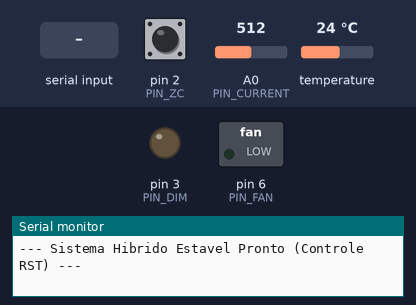
Recording of a sketch running on a simulated Arduino Leonardo, built with avr-gcc and run on an emulated ATmega32U4. On the bench: switched loads named in the sketch (green lamp = pin HIGH), output pins drawn as LEDs (lit = HIGH), the last lines printed to the serial monitor. The test bench sets the inputs (shaded band); at power-on: temperature 24 °C, pin 2 (PIN_ZC) HIGH, A0 (PIN_CURRENT) = 512.

Above: at 1.5 s.
1.6 s: "/play  45\n" received over Serial
At 4.3 s:
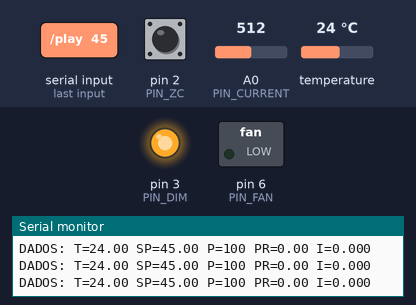
5.1 s: "/stop\n" received over the second serial link
At 5.5 s:
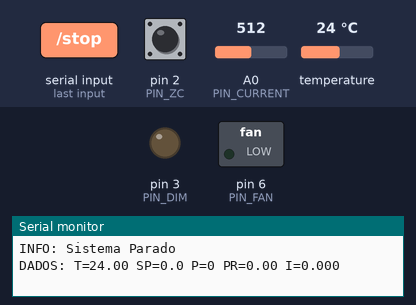
6.6 s: "/play  45\n" received over the second serial link
At 9.3 s:
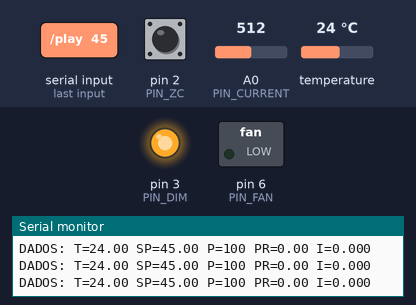
11.6 s: temperature set to 29.5 °C
13.8 s: temperature set to 30.6 °C
Timing chart, 0 to 16.3 s (numbered marks = the images above; inputs shaded):
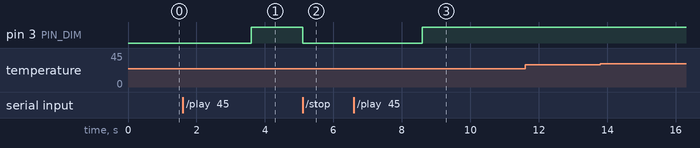

Measured:
- after the input at 1.6 s, pin 3 (PIN_DIM): LOW → HIGH after 2.0 s
- after the input at 5.1 s, pin 3 (PIN_DIM): HIGH → LOW at once
- after the input at 6.6 s, pin 3 (PIN_DIM): LOW → HIGH after 2.0 s

The sketch:

mega_bt_termico_controle_v1.ino
```cpp
/*
  SISTEMA MODULAR - ARQUITETURA HÍBRIDA ESTÁVEL (OMNICANAL + DSP)
  Versão: Controle RST - Malha Fechada
*/
#include <OneWire.h>
#include <DallasTemperature.h>

#define PIN_ZC 2
#define PIN_DIM 3
#define PIN_FAN 6
#define PIN_DS18B20 8
#define PIN_CURRENT A0

volatile unsigned long lastZC = 0;
volatile int atrasoDimmerAtual = 8200;
volatile int powerAtual = 0;
volatile unsigned long zcCounter = 0;

OneWire oneWire(PIN_DS18B20);
DallasTemperature sensors(&oneWire);


int ensaioTargetPower = 0;
unsigned long ensaioDurationMillis = 0;
unsigned long ensaioStartMillis = 0;
bool ensaioRunning = false;
bool monitorMode = false;
bool staircaseRunning = false;

volatile float setpointTemp = 30.0; //


// Variáveis essenciais para o Bluetooth que faltavam

const byte MASCARA_BUFFER = 64;
char bufferUSB[MASCARA_BUFFER];
char bufferBT[MASCARA_BUFFER];

// Controladores de Tempo

unsigned long lastCurrentTime = 0;
unsigned long lastTempTime = 0;
unsigned long lastTelemetryTime = 0;

void setup() {
  Serial.begin(115200);
  pinMode(PIN_FAN, OUTPUT);
  digitalWrite(PIN_FAN, LOW);

  BT_Init();
  Sensor_Init();
  Dimmer_Init();

  // Inicializa os vetores do controlador RST
  Controle_Init();

  EnviarMensagem("--- Sistema Hibrido Estavel Pronto (Controle RST) ---");
}

void loop() {
  // 1. Amostragem de corrente contínua
  Sensor_AmostraContinua();

  // 2. Cálculo RMS da corrente (250ms)
  if (millis() - lastCurrentTime >= 250) {
    lastCurrentTime = millis();
    Sensor_CalcularRMS();
  }

  // 3. Atualização da Temperatura (800ms)
  if (millis() - lastTempTime >= 800) {
    lastTempTime = millis();
    Sensor_AmostraTemperatura();
  }

  // 4. Execução da Malha de Controle (Respeita o Ts de 2s definido no módulo)
  Controle_Update();

  // 5. Telemetria para a Interface (250ms)
  if (millis() - lastTelemetryTime >= 250) {
    lastTelemetryTime = millis();
    BT_SendTelemetry();
  }

  Ensaio_Update();
  BT_Listen();
}
```

BLUETOOTH.ino
```cpp
// =================================================================
// MÓDULO 5: COMUNICAÇÃO OMNICANAL (USB + HC-06)
// =================================================================

void BT_Init() {
  Serial1.begin(115200);
}

void EnviarMensagem(String msg) {
  Serial.println(msg);
  Serial1.println(msg);
}

// =================================================================
// O PARSER DE COMANDOS (Que estava a faltar!)
// =================================================================
void CMD_Parse(String cmd) {
  cmd.trim();

  if (cmd.startsWith("/play ")) {
    int p1 = cmd.indexOf(' ');
    int p2 = cmd.indexOf(' ', p1 + 1);
    if (p1 != -1 && p2 != -1) {
      int dur = cmd.substring(p1 + 1, p2).toInt();
      float target = cmd.substring(p2 + 1).toFloat();
      Ensaio_Start(dur, target); // Chama a função da Malha Fechada
    }
  }
  else if (cmd.startsWith("/staircase ")) {
    int interval = cmd.substring(11).toInt();
    Staircase_Start(interval);   // Chama a função da Malha Aberta em Degraus
  }
  else if (cmd == "/stop") {
    Ensaio_Stop();
    staircaseRunning = false;
    powerAtual = 0;
    EnviarMensagem("INFO: Sistema Parado");
  }
  else if (cmd.startsWith("/setpoint ")) {
    setpointTemp = cmd.substring(10).toFloat();
    EnviarMensagem("INFO: Novo Setpoint = " + String(setpointTemp) + " C");
  }
  else if (cmd.startsWith("/monitor on")) {
    monitorMode = true;
    EnviarMensagem("INFO: Monitoramento Ativado");
  }
  else if (cmd.startsWith("/monitor off")) {
    monitorMode = false;
    EnviarMensagem("INFO: Monitoramento Desativado");
  }
  else if (cmd.startsWith("/fan ")) {
    int val = cmd.substring(5).toInt();
    analogWrite(PIN_FAN, map(val, 0, 100, 0, 255));
  }
}

// =================================================================
// LEITURA DE DADOS
// =================================================================
void BT_Listen() {
  static byte idxUSB = 0;
  while (Serial.available() > 0) {
    char c = Serial.read();
    if (c != '\n' && c != '\r') {
      bufferUSB[idxUSB++] = c;
      if (idxUSB >= MASCARA_BUFFER) idxUSB = MASCARA_BUFFER - 1;
    } else if (c == '\n') {
      bufferUSB[idxUSB] = '\0';
      idxUSB = 0;
      String cmd = String(bufferUSB);
      if(cmd.length() > 0) CMD_Parse(cmd);
    }
  }

  static byte idxBT = 0;
  while (Serial1.available() > 0) {
    char c = Serial1.read();
    if (c != '\n' && c != '\r') {
      bufferBT[idxBT++] = c;
      if (idxBT >= MASCARA_BUFFER) idxBT = MASCARA_BUFFER - 1;
    } else if (c == '\n') {
      bufferBT[idxBT] = '\0';
      idxBT = 0;
      String cmd = String(bufferBT);
      if(cmd.length() > 0) CMD_Parse(cmd);
    }
  }
}

// =================================================================
// ENVIO DE TELEMETRIA
// =================================================================
void BT_SendTelemetry() {
  static bool lastStateActive = false;
  bool currentStateActive = (ensaioRunning || monitorMode || staircaseRunning);

  if (!currentStateActive) {
    if (lastStateActive) {
      float temp = Sensor_GetTemp();
      if (temp == DEVICE_DISCONNECTED_C) temp = 0.01;
      // Zera o SP (Setpoint) quando o sistema desliga
      String pacote = "DADOS: T=" + String(temp, 2) + " SP=0.0 P=0 PR=0.00 I=0.000";
      EnviarMensagem(pacote);
      lastStateActive = false;
    }
    return;
  }

  lastStateActive = true;

  float temp = Sensor_GetTemp();
  float curr = Sensor_GetCorrente();

  // ====================================================================
  // CÁLCULO DE POTÊNCIA COM RESISTÊNCIA DINÂMICA (EFEITO PTC TUNGSTÊNIO)
  // ====================================================================
  // Varia linearmente de ~164.5 Ohms (frio) até ~171.3 Ohms (quente)
  float r_dinamica = 164.5 + (0.068 * (float)powerAtual);

  // Calcula a Potência Real fiel ao multímetro
  float p_real = r_dinamica * (curr * curr);

  // Trava de segurança: garante potência zero se o atuador estiver desligado
  if (powerAtual == 0) {
    p_real = 0.0;
  }
  // ====================================================================

  // Pega o setpoint real só se estiver na Malha Fechada (RST)
  float send_sp = ensaioRunning ? setpointTemp : 0.0;

  if (temp != DEVICE_DISCONNECTED_C) {
    String pacote = "DADOS: T=" + String(temp, 2) + " SP=" + String(send_sp, 2) + " P=" + String(powerAtual) + " PR=" + String(p_real, 2) + " I=" + String(curr, 3);
    EnviarMensagem(pacote);
  }
  else {
    EnviarMensagem("ERRO: Sensor de Temperatura falhou!");
    String pacote = "DADOS: T=0.01 SP=" + String(send_sp, 2) + " P=" + String(powerAtual) + " PR=" + String(p_real, 2) + " I=" + String(curr, 3);
    EnviarMensagem(pacote);
  }
}
/*
void BT_SendTelemetry() {
  static bool lastStateActive = false;
  bool currentStateActive = (ensaioRunning || monitorMode || staircaseRunning);

  if (!currentStateActive) {
    if (lastStateActive) {
      float temp = Sensor_GetTemp();
      if (temp == DEVICE_DISCONNECTED_C) temp = 0.01;
      // Zera o SP (Setpoint) quando o sistema desliga
      String pacote = "DADOS: T=" + String(temp, 2) + " SP=0.0 P=0 PR=0.00 I=0.000";
      EnviarMensagem(pacote);
      lastStateActive = false;
    }
    return;
  }

  lastStateActive = true;

  float temp = Sensor_GetTemp();
  float curr = Sensor_GetCorrente();

  // Calcula a Potência Real com base na resistência de bancada
  float p_real = 192.0 * (curr * curr);

  // Pega o setpoint real só se estiver na Malha Fechada (RST)
  float send_sp = ensaioRunning ? setpointTemp : 0.0;

  if (temp != DEVICE_DISCONNECTED_C) {
    String pacote = "DADOS: T=" + String(temp, 2) + " SP=" + String(send_sp, 2) + " P=" + String(powerAtual) + " PR=" + String(p_real, 2) + " I=" + String(curr, 3);
    EnviarMensagem(pacote);
  }
  else {
    EnviarMensagem("ERRO: Sensor de Temperatura falhou!");
    String pacote = "DADOS: T=0.01 SP=" + String(send_sp, 2) + " P=" + String(powerAtual) + " PR=" + String(p_real, 2) + " I=" + String(curr, 3);
    EnviarMensagem(pacote);
  }
}
*/
```

controle.ino
```cpp
/*
// =================================================================
// MÓDULO 6: CONTROLADOR DIGITAL RST (ALOCAÇÃO DE POLOS)
// =================================================================

// Pode manter esses valores provisoriamente até ao novo ensaio
volatile float r[4] = {41.5817, -37.5204, 0.0000, 0.0000};
volatile float s[3] = {-1.0000, 0.0000, 0.0000};
volatile float T_gain = 4.0613;

// Memória de Estados (Equação de Diferenças)
volatile float y[4] = {0.0, 0.0, 0.0, 0.0};
volatile float u[4] = {0.0, 0.0, 0.0, 0.0};

unsigned long lastControlTime = 0;
const unsigned long Ts = 1084;              // Tempo de Amostragem (2 segundos)

void Controle_Init() {
  // Inicializa o passado com a temperatura atual para evitar um "chute" (Derivative Kick)
  float tempInicial = Sensor_GetTemp();
  if (tempInicial <= 0 || tempInicial > 120) tempInicial = 25.0; // Proteção

  for(int i = 0; i < 4; i++) {
    y[i] = tempInicial;
    u[i] = 0.0;
  }
}

void Controle_Update() {
  if (!ensaioRunning) {
    lastControlTime = millis();
    return;
  }

  if (millis() - lastControlTime >= Ts) {
    lastControlTime = millis();

    float tempAtual = Sensor_GetTemp();
    if (tempAtual <= 0 || tempAtual > 120) return;

    y[0] = tempAtual;

    u[0] = -(s[0]*u[1] + s[1]*u[2] + s[2]*u[3])
           -(r[0]*y[0] + r[1]*y[1] + r[2]*y[2] + r[3]*y[3])
           + (T_gain * setpointTemp);

    if (u[0] > 100.0) u[0] = 100.0;
    if (u[0] < 0.0)   u[0] = 0.0;

    // ====================================================================
    // A MÁGICA ESTÁ AQUI: Sincroniza a matemática com o Hardware do TRIAC
    // Sem isto, o dimmer dá curtos-circuitos lógicos e derruba o USB.
    // ====================================================================
    Dimmer_SetPower((int)u[0]);

    for(int i = 3; i > 0; i--) {
      u[i] = u[i-1];
      y[i] = y[i-1];
    }
  }
}
*/
// =================================================================
// MÓDULO 6: CONTROLADOR DIGITAL RST (ALOCAÇÃO DE POLOS + VENTOINHA)
// =================================================================

// Pode manter esses valores provisoriamente até ao novo ensaio
volatile float r[4] = {68.6307, -53.4824, 0.0000, 0.0000};
volatile float s[3] = {-1.0000, 0.0000, 0.0000};
volatile float T_gain = 15.1483;

// Memória de Estados (Equação de Diferenças)
volatile float y[4] = {0.0, 0.0, 0.0, 0.0};
volatile float u[4] = {0.0, 0.0, 0.0, 0.0};

unsigned long lastControlTime = 0;
const unsigned long Ts = 2000; // Tempo de Amostragem (2000ms para bater com o MATLAB)

void Controle_Init() {
  // Inicializa o passado com a temperatura atual para evitar um "chute" (Derivative Kick)
  float tempInicial = Sensor_GetTemp();
  if (tempInicial <= 0 || tempInicial > 120) tempInicial = 25.0; // Proteção

  for(int i = 0; i < 4; i++) {
    y[i] = tempInicial;
    u[i] = 0.0;
  }
  analogWrite(PIN_FAN, 0); // Garante que a ventoinha inicia desligada
}

void Controle_Update() {
  if (!ensaioRunning) {
    lastControlTime = millis();
    analogWrite(PIN_FAN, 0);
    return;
  }

  if (millis() - lastControlTime >= Ts) {
    lastControlTime = millis();

    float tempAtual = Sensor_GetTemp();
    if (tempAtual <= 0 || tempAtual > 120) return;

    y[0] = tempAtual;

    // Equação de Diferenças RST Clássica
    u[0] = -(s[0]*u[1] + s[1]*u[2] + s[2]*u[3])
           -(r[0]*y[0] + r[1]*y[1] + r[2]*y[2] + r[3]*y[3])
           + (T_gain * setpointTemp);

    // Anti-Windup e Saturação Lógica
    if (u[0] > 100.0) u[0] = 100.0;
    if (u[0] < 0.0)   u[0] = 0.0;

    // ====================================================================
    // FREIO TÉRMICO COM ANTECIPAÇÃO (MARGEM DE POUSO)
    // ====================================================================
    float erro = setpointTemp - y[0];

    // Só liga a ventoinha se estiver pelo menos 0.6°C ACIMA do alvo
    // Isso garante que ela desliga antes de tocar no Setpoint!
    if (erro <= -0.6) {
      float erro_absoluto = abs(erro);

      // Mapeia o erro de 0.6°C a 3.0°C para o PWM (100 a 255)
      // O valor 100 é um giro bem suave, só para circular o ar
      int fanPWM = map((int)(erro_absoluto * 10), 6, 30, 100, 255);

      fanPWM = constrain(fanPWM, 100, 255);
      analogWrite(PIN_FAN, fanPWM);
    } else {
      // Se a temperatura estiver a 0.5°C ou menos do alvo, desliga totalmente.
      // O sistema agora vai "deslizar" pela inércia até estabilizar no alvo.
      analogWrite(PIN_FAN, 0);
    }
    // ====================================================================

    // Sincroniza a matemática com o Hardware do TRIAC
    Dimmer_SetPower((int)u[0]);

    // Desloca o histórico para preparar o próximo ciclo
    for(int i = 3; i > 0; i--) {
      u[i] = u[i-1];
      y[i] = y[i-1];
    }
  }
}
```

dimmer.ino
```cpp
// =================================================================
// MÓDULO 1: CONTROLO DE POTÊNCIA SÍNCRONO (VERSÃO BLINDADA E ATÓMICA)
// =================================================================

int tabelaDimmer[101];

void Dimmer_CalcularCurva() {
  for (int p = 0; p <= 100; p++) {
    if (p == 0) { tabelaDimmer[0] = 8200; continue; }
    if (p == 100) { tabelaDimmer[100] = 10; continue; }

    int t_min = 10;
    int t_max = 8200;
    int t_ans = 8200;

    for (int i = 0; i < 15; i++) {
      int t_mid = (t_min + t_max) / 2;
      float alpha = (float)t_mid * PI / 8333.33;
      // Equação da potência RMS linearizada
      float pot_calc = 1.0 - (alpha / PI) + (sin(2.0 * alpha) / (2.0 * PI));
      pot_calc *= 100.0;
      if (pot_calc < p) t_max = t_mid;
      else { t_min = t_mid; t_ans = t_mid; }
    }
    tabelaDimmer[p] = t_ans;
  }
}

void zeroCrossInterrupt() {
  unsigned long agora = micros();
  // 1. Filtro Anti-Ruído (Impede disparos falsos)
  if (agora - lastZC < 4000) return;
  lastZC = agora;

  // ==============================================================
  // CÓPIA SEGURA DOS DADOS ANTES DE REATIVAR INTERRUPÇÕES
  // Garante que o valor não muda a meio da execução
  // ==============================================================
  int powerLocal = powerAtual;
  int atrasoLocal = atrasoDimmerAtual;

  // Reativa as interrupções de fundo. Isso permite que a porta
  // Serial receba o Bluetooth sem corromper as letras!
  interrupts();

  // Lógica de acionamento do TRIAC
  if (powerLocal <= 0) { digitalWrite(PIN_DIM, LOW); return; }
  if (powerLocal >= 100) { digitalWrite(PIN_DIM, HIGH); return; }

  delayMicroseconds(atrasoLocal);
  digitalWrite(PIN_DIM, HIGH);
  delayMicroseconds(50);
  digitalWrite(PIN_DIM, LOW);
}

void Dimmer_Init() {
  pinMode(PIN_ZC, INPUT_PULLUP);
  pinMode(PIN_DIM, OUTPUT);
  digitalWrite(PIN_DIM, LOW);
  Dimmer_CalcularCurva();
  attachInterrupt(digitalPinToInterrupt(PIN_ZC), zeroCrossInterrupt, RISING);
}

void Dimmer_SetPower(int pot) {
  int novoPot = constrain(pot, 0, 100);

  if (powerAtual != novoPot) {
    int novoAtraso = tabelaDimmer[novoPot];

    // ==============================================================
    // ZONA CRÍTICA: Desliga interrupções temporariamente para
    // atualizar a memória de 16-bits de forma atómica e segura.
    // ==============================================================
    noInterrupts();
    powerAtual = novoPot;
    atrasoDimmerAtual = novoAtraso;

    // Aplicação imediata de limites para segurança
    if (powerAtual <= 0) digitalWrite(PIN_DIM, LOW);
    else if (powerAtual >= 100) digitalWrite(PIN_DIM, HIGH);

    interrupts(); // Reativa as interrupções (Fim da zona crítica)
  }
}

void Dimmer_Update() {
  // Mantido vazio, o acionamento é 100% guiado por interrupções físicas
}
```

logic.ino
```cpp
// =================================================================
// MÓDULO 4: LÓGICA DE ENSAIOS E DEGRAUS
// =================================================================

unsigned long staircaseInterval = 0;
unsigned long staircaseLastMillis = 0;
int staircaseCurrentPower = 0;
bool staircaseRising = true;

void Ensaio_Update() {
  // 1. Lógica do Loop em Degraus (Malha Aberta)
  if (staircaseRunning) {
    if (millis() - staircaseLastMillis >= staircaseInterval) {
      staircaseLastMillis = millis();

      if (staircaseRising) {
        if (staircaseCurrentPower < 100) {
          staircaseCurrentPower += 10;
        } else {
          staircaseRising = false;
          staircaseCurrentPower -= 10;
        }
      } else {
        staircaseCurrentPower -= 10;
        if (staircaseCurrentPower < 0) {
          staircaseRunning = false;
          staircaseCurrentPower = 0;
          Dimmer_SetPower(0);
          EnviarMensagem("INFO: Ensaio em Degraus Concluido");
          return;
        }
      }
      // O uso do Dimmer_SetPower aqui protege o Arduino do crash do USB
      Dimmer_SetPower(staircaseCurrentPower);
      EnviarMensagem("INFO: Potencia Degrau: " + String(staircaseCurrentPower) + "%");
    }
    return;
  }

  // 2. Lógica da Malha Fechada (RST)
  if (ensaioRunning) {
    // Como você pediu, roda por tempo indeterminado!
    // O controle matemático contínuo é feito na aba 'controle.ino'
  }
}

void Ensaio_Start(int durationSec, float targetTemp) {
  setpointTemp = targetTemp;
  ensaioStartMillis = millis();

  staircaseRunning = false; // Garante que a escada pare se estiver a rodar

  Controle_Init();
  ensaioRunning = true;

  EnviarMensagem("INFO: Malha Fechada Iniciada (Alvo: " + String(targetTemp) + " C - Tempo Indeterminado)");
}

void Ensaio_Stop() {
  ensaioRunning = false;
  staircaseRunning = false;
  Dimmer_SetPower(0); // Força a lâmpada a desligar em segurança
  Controle_Init();
  EnviarMensagem("INFO: Controle Interrompido (Voltando para Manual)");
}

void Staircase_Start(int intervalSec) {
  staircaseInterval = (unsigned long)intervalSec * 1000;
  staircaseCurrentPower = 0;
  staircaseRising = true;
  staircaseLastMillis = millis();

  ensaioRunning = false; // Desliga o controlador RST se estiver ativo
  staircaseRunning = true;

  Dimmer_SetPower(0);
  EnviarMensagem("INFO: Ensaio em Degraus Iniciado (Intervalo: " + String(intervalSec) + "s)");
}
```

Source omitted: sensore.ino (3523 bytes)
